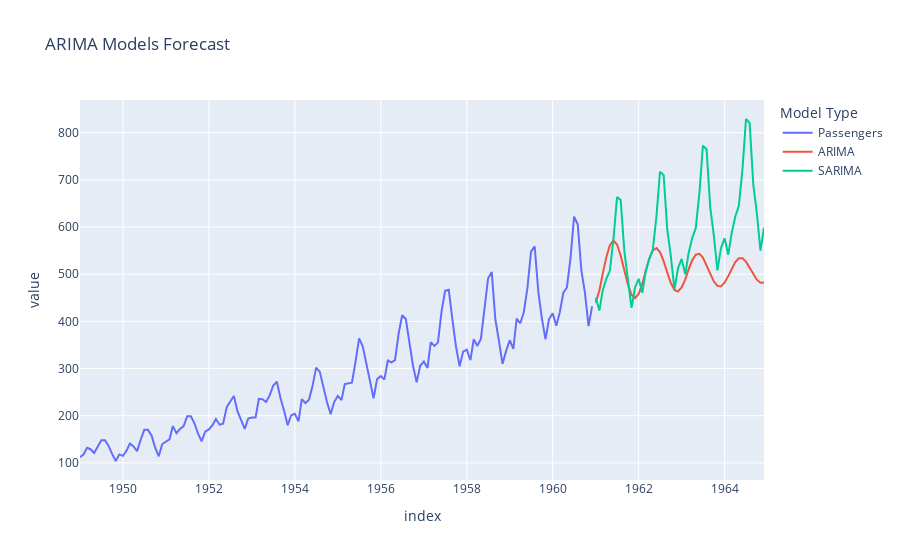

Write notebook code for a chart like this one.
### Markdown cell above
### Seasonal ARIMA (SARIMA)

### Code cell
def sarima_forecast(data, order, seasonal_order, horizon):
    model = ARIMA(data, order=order, seasonal_order=seasonal_order)
    model_fit = model.fit()
    forecast = model_fit.predict(start=len(data), end=len(data)+horizon-1)
    return forecast

df_forecast_arima['SARIMA'] = sarima_forecast(data, (0, 1, 2), (1, 1, 2, 12), horizon)

fig = pd.concat([df_passengers, df_forecast_arima]).plot(title='ARIMA Models Forecast')
fig = fig.update_layout(legend_title_text='Model Type')
fig

### Figure 1 — Plotly figure (JSON) as saved in the notebook; plotly's stock layout.template omitted (floating-point values rounded to 4 significant figures; data arrays with more than 128 entries replaced by an {"elided": "..."} marker saying what was removed)
{"data": [{"hovertemplate": "variable=Passengers<br>index=%{x}<br>value=%{y}<extra></extra>", "legendgroup": "Passengers", "line": {"color": "#636efa", "dash": "solid"}, "marker": {"symbol": "circle"}, "mode": "lines", "name": "Passengers", "orientation": "v", "showlegend": true, "type": "scatter", "x": {"elided": "192 str values"}, "xaxis": "x", "y": {"elided": "192 float values"}, "yaxis": "y"}, {"hovertemplate": "variable=ARIMA<br>index=%{x}<br>value=%{y}<extra></extra>", "legendgroup": "ARIMA", "line": {"color": "#EF553B", "dash": "solid"}, "marker": {"symbol": "circle"}, "mode": "lines", "name": "ARIMA", "orientation": "v", "showlegend": true, "type": "scatter", "x": {"elided": "192 str values"}, "xaxis": "x", "y": {"elided": "192 float values"}, "yaxis": "y"}, {"hovertemplate": "variable=SARIMA<br>index=%{x}<br>value=%{y}<extra></extra>", "legendgroup": "SARIMA", "line": {"color": "#00cc96", "dash": "solid"}, "marker": {"symbol": "circle"}, "mode": "lines", "name": "SARIMA", "orientation": "v", "showlegend": true, "type": "scatter", "x": {"elided": "192 str values"}, "xaxis": "x", "y": {"elided": "192 float values"}, "yaxis": "y"}], "layout": {"legend": {"title": {"text": "Model Type"}, "tracegroupgap": 0}, "title": {"text": "ARIMA Models Forecast"}, "xaxis": {"anchor": "y", "domain": [0, 1], "title": {"text": "index"}}, "yaxis": {"anchor": "x", "domain": [0, 1], "title": {"text": "value"}}}}
